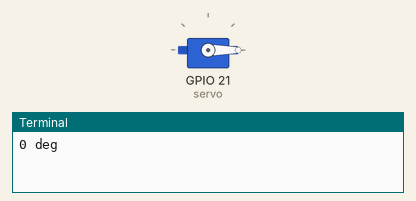
Recording of a program running on a simulated Raspberry Pi (BCM pin numbers). Shown: servo, the last lines printed to the terminal. Servo angles are drawn from the pulse width (0.5 ms = 0°, 2.5 ms = 180°).

Above: at 0.05 s.
At 4.5 s:
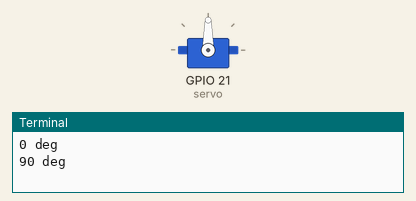
At 9.0 s:
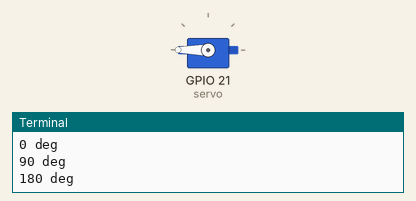
Timing chart, 0 to 11.7 s (numbered marks = the images above):
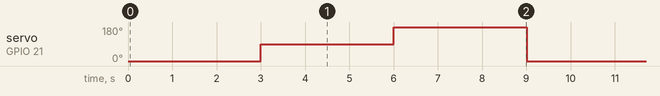

Measured:
- by itself, servo on GPIO 21 (servo): repeats every 9.0 s: 180° 3.0 s, 0° 3.0 s, 90° 3.0 s

The program:

servo_sturing_met_pigpio.py
```python
# start pigpio once as background program with => sudo pigpiod
# check with => ps -u root
# stop[ with kill id_pigpiod
# restart with sudo pigpiod
#
# sudo systemctl enable pigpiod


import RPi.GPIO as GPIO
import pigpio
import time


servo = 21

# more info at http://abyz.me.uk/rpi/pigpio/python.html#set_servo_pulsewidth

pwm = pigpio.pi()
pwm.set_mode(servo, pigpio.OUTPUT)
pwm.set_PWM_frequency( servo, 50 )
try:
    while True:
        print( "0 deg" )
        pwm.set_servo_pulsewidth( servo, 500 ) ;
        time.sleep( 3 )

        print( "90 deg" )
        pwm.set_servo_pulsewidth( servo, 1500 ) ;
        time.sleep( 3 )

        print( "180 deg" )
        pwm.set_servo_pulsewidth( servo, 2500 ) ;
        time.sleep( 3 )
except Exception as e:
    print("Exception=",e)
finally:
    # turning off servo
    print("turning off servo")
    pwm.set_PWM_dutycycle(servo, 0)
    pwm.set_PWM_frequency( servo, 0 )
```
